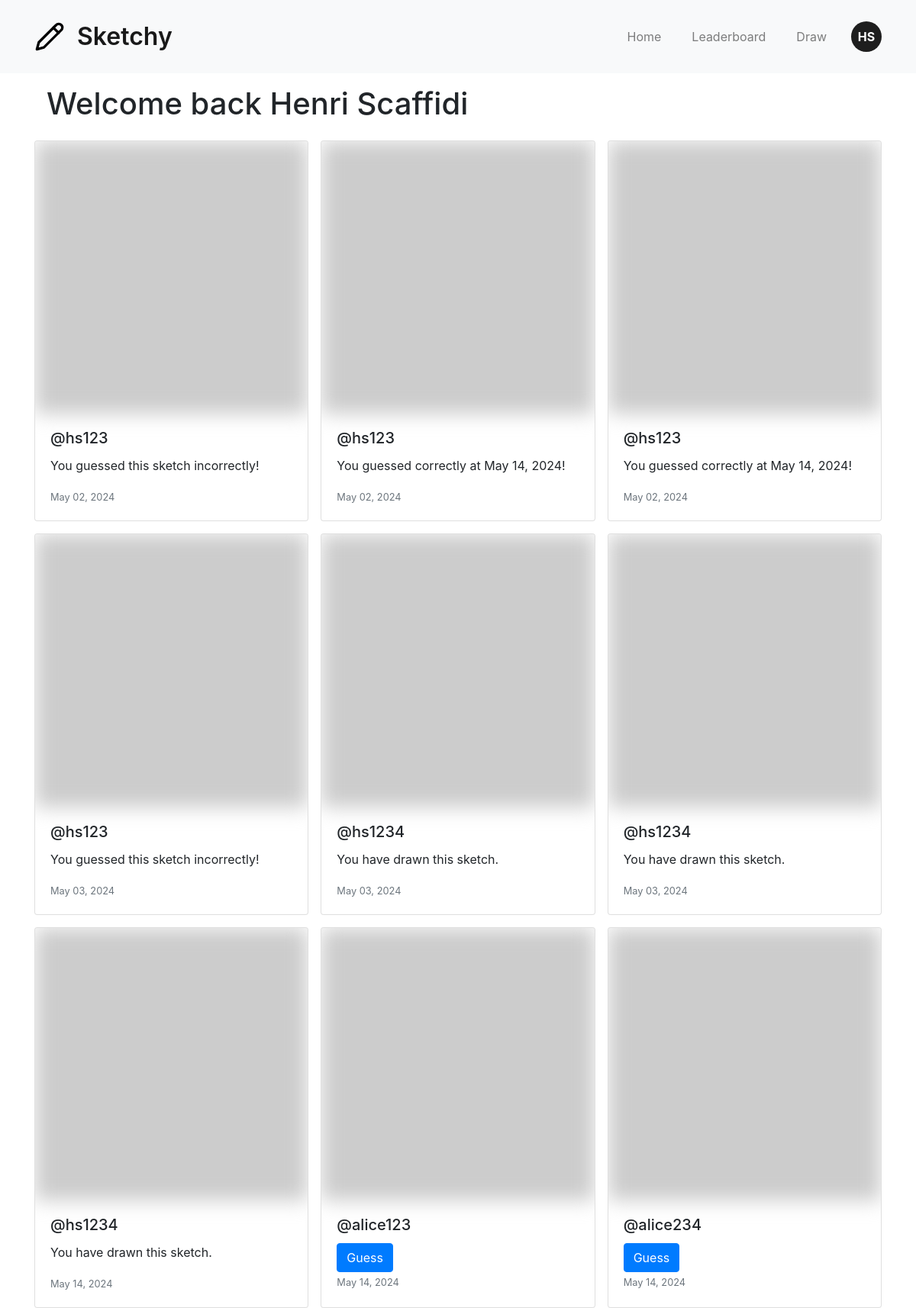
/ (signed in), run on the app's committed database.
### app/models.py (models this page shows)
class User(UserMixin, db.Model):
    id = db.Column(db.Integer, primary_key=True)
    first_name = db.Column(db.String(50), nullable=False)
    last_name = db.Column(db.String(50), nullable=False)
    username = db.Column(db.String(50), unique=True, nullable=False)
    email = db.Column(db.String(120), unique=True, nullable=False)
    pwd = db.Column(db.String(300), nullable=False)
    guessed = db.Column(db.Integer, default=0)
    points = db.Column(db.Integer, default=0)
    sketches = db.relationship('Sketch', backref='author', lazy='dynamic')

### app/routes.py (the view)
@app.route('/')
def index():
    sketches_data = []
    sketches = Sketch.query.all()
    for sketch in sketches:
        guess_session = GuessSession.query.filter_by(
            user_id=current_user.id,
            sketch_id=sketch.id
        ).first()
        cannot_guess = guess_session is not None or sketch.user_id == current_user.id
        guessed_correctly = guess_session.guess_correctly if guess_session else None
        if guess_session and guess_session.guess_at:
            date_format = "%b %d, %Y" if guess_session.guess_at.year == datetime.now().year else "%b %d, %Y"
            guessed_at = guess_session.guess_at.strftime(date_format)
        else:
            guessed_at = None
        date_format = "%b %d, %Y" if sketch.created_at.year == datetime.now().year else "%b %d, %Y"
        formatted_date = sketch.created_at.strftime(date_format)
        sketches_data.append({
            'id': sketch.id,
            'username': sketch.author.username,
            'date': formatted_date,
            'cannot_guess': cannot_guess,
            'guessed_correctly': guessed_correctly,
            'guessed_at': guessed_at
        })
    return render_template('index.html', sketches=sketches_data)

### app/routes.py (called while the page is built)
@login_manager.user_loader
def load_user(user_id):
    return db.session.get(User, user_id)

### app/templates/index.html (shortened to what this page needs)
{% extends "layout.html" %}
{% block head %}
    {{ super() }}
    <link rel="stylesheet" href="{{ url_for('static', filename='css/index.css') }}">
{% endblock %}
{% block content %}
    {% if current_user.is_authenticated %}
        <h1>Welcome back {{ current_user.first_name }} {{ current_user.last_name }}</h1>
    {% endif %}
    <div class="card-grid">
        {% for sketch in sketches %}
            <div class="card">
                <img src="https://picsum.photos/seed/{{ sketch.id }}/300/300" class="card-img-top" alt="...">
                <div class="card-body">
                    <h5 class="card-title">@{{ sketch.username }}</h5>
                    {% if sketch.cannot_guess %}
                        {% if sketch.guessed_correctly %}
                            <p class="card-text">You guessed correctly at {{ sketch.guessed_at }}!</p>
                        {% elif not sketch.guessed_correctly and sketch.guessed_at %}
                            <p class="card-text">You guessed this sketch incorrectly!</p>
                        {% else %}
                            <p class="card-text">You have drawn this sketch.</p>
                        {% endif %}
                    {% else %}
                        <a href="{{ url_for('set_sketch_id', sketch_id=sketch.id) }}" class="btn btn-primary" role="button">Guess</a>
                    {% endif %}
                    <p class="card-text"><small class="text-muted">{{ sketch.date }}</small></p>
                </div>
            </div>
        {% endfor %}
    </div>
{% endblock %}

### app/templates/layout.html (shortened to what this page needs)
<!DOCTYPE html>
<html lang="en">
	<head>
        {% block head %}
            <link rel="stylesheet" href="https://stackpath.bootstrapcdn.com/bootstrap/4.5.2/css/bootstrap.min.css">
            <link rel="stylesheet" href="{{ url_for('static', filename='css/style.css') }}">
        {% endblock %}
	</head>
	<body >
        <header>
            <nav class="navbar navbar-expand-sm navbar-light bg-light">
                <div class="container">
                    <a class="navbar-brand" href="/">
                        <img src="{{ url_for('static', filename='images/logo.svg') }}" alt="sketchy logo"/>
                        Sketchy
                    </a>
                    <div class="collapse navbar-collapse" id="navbarNav">
                        <ul class="navbar-nav ml-auto">
                            <li class="nav-item"><a class="nav-link" href="{{ url_for('index') }}">Home</a></li>
                            <li class="nav-item"><a class="nav-link" href="{{ url_for('leaderboard') }}">Leaderboard</a></li>
                            <li class="nav-item"><a class="nav-link" href="{{ url_for('draw') }}">Draw</a></li>
                            {% if current_user.is_authenticated %}
                                <div class="nav-item dropdown avatar">
                                    <a href="#" role="button" id="avatar-dropdown" data-toggle="dropdown" aria-haspopup="true" aria-expanded="false">
                                        {{ current_user.first_name[0] }}{{ current_user.last_name[0] }}
                                    </a>
                                </div>
                            {% else %}
                                <a class="btn btn-primary" href="{{ url_for('login') }}" role="button">Login</a>
                            {% endif %}
                        </ul>
                    </div>
                </div>
            </nav>
        </header>
        <div class="container">{% block content %}{% endblock %}</div>
	</body>
</html>

### app/static/css/style.css (style rules this page uses)
:root { --primary: #ffffff; --accent: #1E1E1E; --black: #171717; --border: rgba(221, 221, 221, 0.2); --transition-time: 150ms; --border-radius: 0.3em; font-family: 'Inter', sans-serif;; }
body { margin: 0; }
.navbar { height: 6rem; }
.navbar-brand { display: flex; align-items: center; justify-content: center; gap: 1rem; font-weight: 600; font-size: 2rem; }
.navbar-brand > img { width: 2.5rem; height: 2.5rem; }
.navbar-nav { gap: 1.5rem; }
div.avatar { display: flex; justify-content: center; align-items: center; width: 2.5em; height: 2.5em; background-color: var(--accent); text-align: center; border-radius: 50%; cursor: pointer; }
div.avatar > a { color: var(--primary); font-weight: bold; }

### app/static/css/index.css (style rules this page uses)
.card-grid { display: grid; grid-template-columns: repeat(3, 1fr); grid-gap: 1rem; }
.card { overflow: hidden; }
.card-img-top { filter: blur(0.8rem); pointer-events: none; }
h1 { padding: 1rem; }

### data on the page
User: first_name "H", last_name "S", first_name "Henri", last_name "Scaffidi", username "hs1234", shows "You have drawn this sketch.", date "May 03, 2024", date "May 14, 2024"
User: username "hs123", shows "You guessed this sketch incorrectly!", date "May 02, 2024", guessed_at "May 14, 2024", date "May 03, 2024"
User: username "alice123", date "May 14, 2024"
User: username "alice234", date "May 14, 2024"
